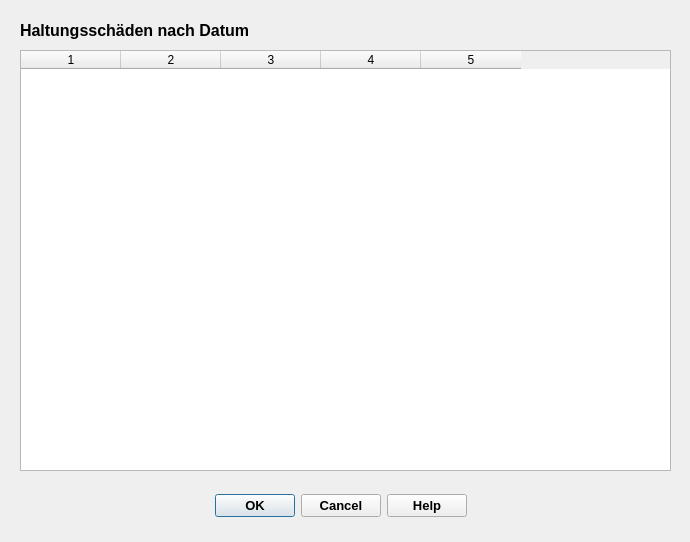
<?xml version="1.0" encoding="UTF-8"?>
<ui version="4.0">
 <class>Show_Damages</class>
 <widget class="QDialog" name="Show_Damages">
  <property name="geometry">
   <rect>
    <x>0</x>
    <y>0</y>
    <width>690</width>
    <height>542</height>
   </rect>
  </property>
  <property name="minimumSize">
   <size>
    <width>690</width>
    <height>400</height>
   </size>
  </property>
  <property name="windowTitle">
   <string>Erzeugen von unbefestigten Flächen</string>
  </property>
  <widget class="QDialogButtonBox" name="button_box">
   <property name="geometry">
    <rect>
     <x>200</x>
     <y>490</y>
     <width>281</width>
     <height>32</height>
    </rect>
   </property>
   <property name="font">
    <font>
     <family>Tahoma</family>
     <pointsize>10</pointsize>
     <weight>75</weight>
     <bold>true</bold>
    </font>
   </property>
   <property name="toolTip">
    <string>&lt;html&gt;&lt;head/&gt;&lt;body&gt;&lt;p&gt;Bearbeitung starten ...&lt;/p&gt;&lt;/body&gt;&lt;/html&gt;</string>
   </property>
   <property name="orientation">
    <enum>Qt::Horizontal</enum>
   </property>
   <property name="standardButtons">
    <set>QDialogButtonBox::Cancel|QDialogButtonBox::Help|QDialogButtonBox::Ok</set>
   </property>
   <property name="centerButtons">
    <bool>true</bool>
   </property>
  </widget>
  <widget class="QTableWidget" name="tw_selAbflparamTeilgeb">
   <property name="geometry">
    <rect>
     <x>20</x>
     <y>50</y>
     <width>651</width>
     <height>421</height>
    </rect>
   </property>
   <property name="toolTip">
    <string>&lt;html&gt;&lt;head/&gt;&lt;body&gt;&lt;p&gt;Auswahl Haltungsflächenarten. Strg + Klick ändert Auswahlstatus, Shift + Klick erweitert Auswahlbereich&lt;/p&gt;&lt;/body&gt;&lt;/html&gt;</string>
   </property>
   <property name="statusTip">
    <string>Auswahl Haltungsflächenarten. Strg + Klick ändert Auswahlstatus, Shift + Klick erweitert Auswahlbereich</string>
   </property>
   <property name="selectionBehavior">
    <enum>QAbstractItemView::SelectRows</enum>
   </property>
   <property name="columnCount">
    <number>5</number>
   </property>
   <column/>
   <column/>
   <column/>
   <column/>
   <column/>
  </widget>
  <widget class="QLabel" name="label_4">
   <property name="geometry">
    <rect>
     <x>20</x>
     <y>10</y>
     <width>421</width>
     <height>41</height>
    </rect>
   </property>
   <property name="font">
    <font>
     <family>Tahoma</family>
     <pointsize>12</pointsize>
     <weight>75</weight>
     <bold>true</bold>
    </font>
   </property>
   <property name="text">
    <string>Haltungsschäden nach Datum</string>
   </property>
   <property name="textFormat">
    <enum>Qt::RichText</enum>
   </property>
   <property name="wordWrap">
    <bool>true</bool>
   </property>
  </widget>
 </widget>
 <resources/>
 <connections>
  <connection>
   <sender>button_box</sender>
   <signal>accepted()</signal>
   <receiver>Show_Damages</receiver>
   <slot>accept()</slot>
   <hints>
    <hint type="sourcelabel">
     <x>265</x>
     <y>205</y>
    </hint>
    <hint type="destinationlabel">
     <x>275</x>
     <y>117</y>
    </hint>
   </hints>
  </connection>
  <connection>
   <sender>button_box</sender>
   <signal>rejected()</signal>
   <receiver>Show_Damages</receiver>
   <slot>reject()</slot>
   <hints>
    <hint type="sourcelabel">
     <x>265</x>
     <y>205</y>
    </hint>
    <hint type="destinationlabel">
     <x>275</x>
     <y>117</y>
    </hint>
   </hints>
  </connection>
 </connections>
</ui>
